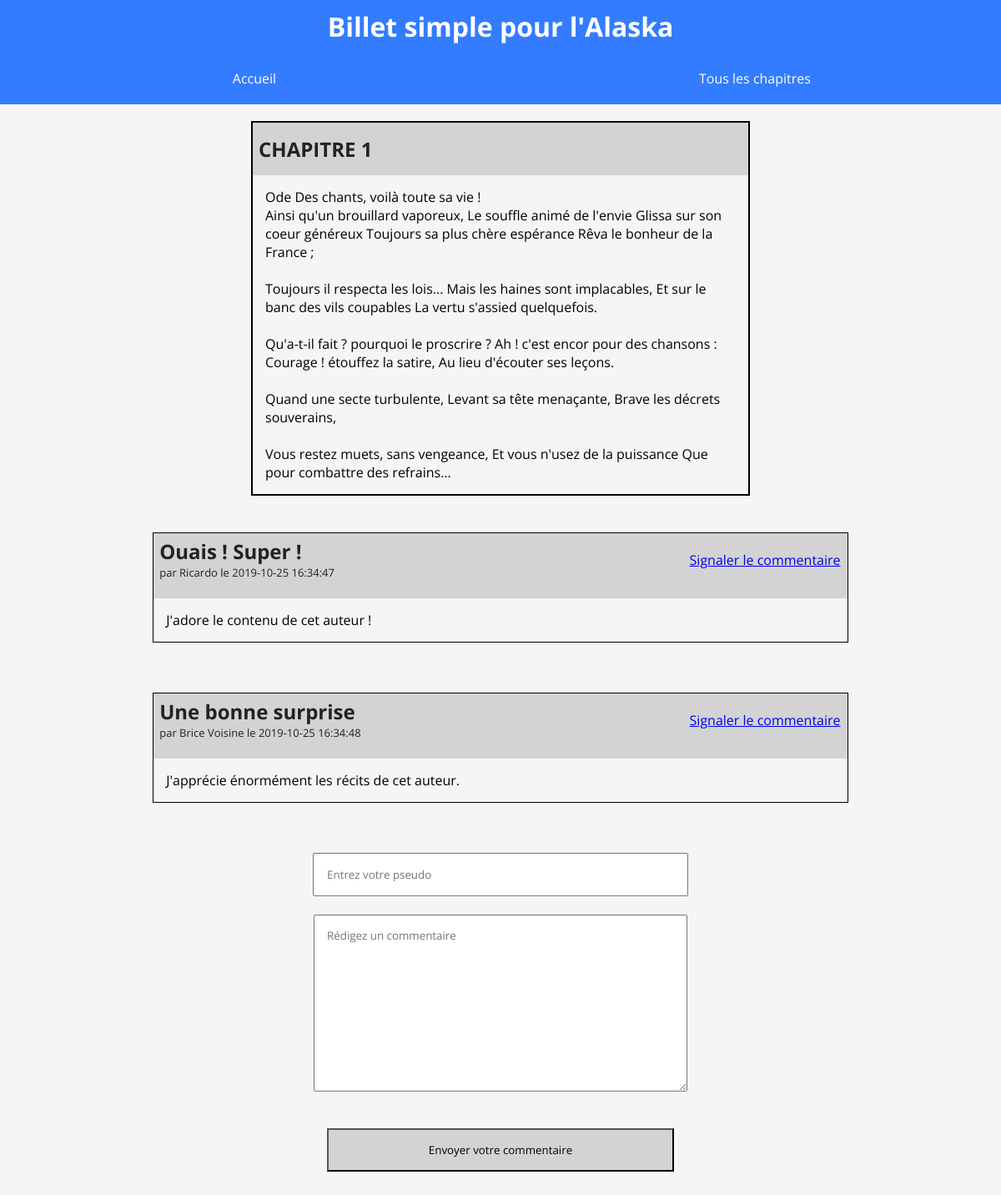
Page /index.php?url=post/1 on the committed database.
### tables this page shows
CREATE TABLE `post` (
  `id` int(11) NOT NULL,
  `user_id` int(11) NOT NULL,
  `title` varchar(100) NOT NULL,
  `content` text NOT NULL,
  `date_add` timestamp NOT NULL DEFAULT current_timestamp(),
  `date_upd` timestamp NOT NULL DEFAULT current_timestamp() ON UPDATE current_timestamp()
);

CREATE TABLE `comment` (
  `id` int(11) NOT NULL,
  `email` text NOT NULL,
  `date_add` timestamp NOT NULL DEFAULT current_timestamp(),
  `post_id` int(11) NOT NULL,
  `content` text NOT NULL,
  `title` varchar(100) NOT NULL,
  `status` tinyint(1) NOT NULL,
  `name` varchar(50) NOT NULL
);

### controller/postController.php (called while the page is built, shortened)
<?php
require('model/post.php');
require('model/comment.php');
class postController
{
    public function view($id){
        $posts = new post();
         $list = $posts->getPost($id);
          $comment = new comment();
          $comments = $comment->getComments($id);
         require('view/post/view.php');
    }
}

### model/model.php (called while the page is built, shortened)
<?php
class model
{
    public function __construct()
    {
        $config = parse_ini_file ('./config/config.ini',true);
       $server = $config ['DataBase'] ['server'];
       $dbname = $config ['DataBase'] ['dbName'];
       $login = $config ['DataBase'] ['login'];
       $password = $config ['DataBase'] ['password'];
       $this->db = new PDO("mysql:host=$server;dbname=$dbname;charset=utf8", $login, $password);
    }
}

### model/post.php (called while the page is built, shortened)
<?php
require_once 'model.php';
class post extends model
{
      public function getPost($id) {
        $data = $this->db->prepare("select * from post where id = $id");
         $data->execute();
         $result = $data->fetch(PDO::FETCH_ASSOC);
         return $result ;
     }
}

### model/comment.php (called while the page is built)
<?php
require_once 'model.php';
class comment extends model
{
  public function getComments($postid){
    $data = $this->db->prepare("select * from comment where post_id = $postid");
    $data->execute();
    $result = $data->fetchAll(PDO::FETCH_ASSOC);
    return $result ;
  }
}

### view/post/view.php (the view, shortened to what this page needs)
<?php include_once('./view/menu.php'); ?>
<div class="wrap">
    <div class="bloctexte">
        <h2 class="titreposteaccueil"><?= $list ['title']?></h2>
        <div class="contentchapter">
            <?= $list ['content']?>
        </div>
    </div>
    <br>
    <br>
    <?php foreach($comments as $comment ):?>
        <div class="comments">
            <div class="titreetnom">
                <div class="titreposteaccueil">
                    <h2><?= $comment['title']?></h2>
                    <div class="auteurcomment"> par
                        <?= $comment['name']?>
                            le
                            <?= $comment['date_add']?>
                    </div>
                    <a class="report" href='#'>Signaler le commentaire</a>
                </div>
            </div>
            <div class="contentchapter">
                <?= $comment['content']?>
            </div>
        </div>
        <?php endforeach?>
    <div class="commentaires">
     <form action="<?=APP_DIR?>/comment/save" method="post">
        <input class="pseudo" type="text" placeholder="Entrez votre pseudo" name="pseudo" required>
        <br>
        <textarea name="commentaire" id="" cols="30" rows="10" placeholder="Rédigez un commentaire" required></textarea>
        <br><br>
        <input class="submitcom" type="submit" value="Envoyer votre commentaire" name="submit">
    </form>
    </div>
</div>

### public/css/style.css (style rules this page uses)
* { margin: 0;padding: 0;font-family: 'Open Sans', sans-serif; }
.titreposteaccueil { text-decoration:none; width:auto; padding:15px 0 15px 7px; background-color:lightgrey; margin-top:0px;color:#222222; }
.contentchapter { padding: 15px; }
.bloctexte { width: 50%; display: block; margin: auto; border: 2px solid black;margin-top: 20px; }
body { background-color:whitesmoke;background-image: url(); }
.wrap { display: block; width: 99%; margin: auto; }
.comments { display: block; width: 70%; margin: auto; border: 1px solid black; margin-bottom: 60px; }
.auteurcomment { font-size: 13px; }
.report { display: flex; position: relative; bottom: 35px;width:99%; flex-direction: column; text-align: right; }
.comments .titreposteaccueil { padding:5px 0px 0px 7px }
.commentaires { width: 70%; display: block; margin: auto; }
.commentaires input,textarea { width: 50%;display: block; margin: auto;padding: 15px; }
.submitcom { padding: 5px; background-color: lightgrey; margin-bottom: 50px; }
.commentaires input:last-child { margin-bottom: 30px; }

### rows in the picture
post: title "CHAPITRE 1", content "Ode Des chants, voilà toute sa vie ! Ainsi qu'un brouillard vaporeux, Le souffle animé de l'envie Glissa sur son coeur généreux Toujours sa plus chère espérance Rêva le bonheur de la France ; Toujours il respecta les lois... Mais les haines sont implacables, Et sur le banc des vils coupables La vertu s'assied quelquefois. Qu'a-t-il fait ? pourquoi le proscrire ? Ah ! c'est encor pour des chansons : Courage ! étouffez la satire, Au lieu d'écouter ses leçons. Quand une secte turbulente, Levant sa tête menaçante, Brave les décrets souverains, Vous restez muets, sans vengeance, Et vous n'usez de la puissance Que pour combattre des refrains…"
comment: title "Ouais ! Super !", name "Ricardo", date_add "2019-10-25 16:34:47", content "J'adore le contenu de cet auteur !"
comment: title "Une bonne surprise", name "Brice Voisine", date_add "2019-10-25 16:34:48", content "J'apprécie énormément les récits de cet auteur."
